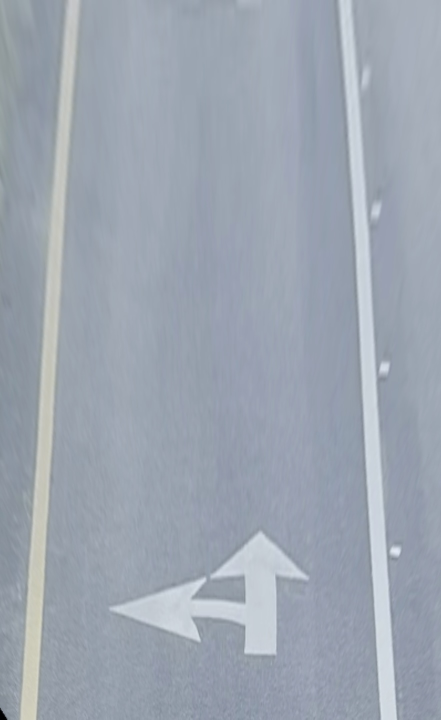
#> input picture nah.jpg, 882 x 1439 px, given in place of IMG_2555.MOV, which was not available (shown at 1/2 size)
$ python main.py
#> lines starting #> are read from the running program, lines starting #| are printed output that depends on the picture; after the words box and inside, x2 and y2 are one past the last pixel; in counts of white or black regions, pixels touching at a corner belong together; pictures that were not available may be replaced by others from this repository, and a replacement may not be noted
### videoStream.py
import cv2 as cv
import numpy as np
from perspectiveTransform import *
from laneDetection import *

def videoStreamProcess(port,p1,p2,p3,p4,cvThresh):
    # open video


    capture = cv.VideoCapture(port)

    while True:
        # capture frame
        ret, frame = capture.read()

        # establish trapezoid mask

        # if frame isn't read correctly, kill process
        if not ret:
            print("Can't receive frame (stream end?). Exiting ...")
            break

        pts1 = np.float32([p1, p2, p3, p4])
        pts2 = np.float32([[0, 650], [0, 0], [400, 0], [400, 650]])

        # Apply Perspective Transform Algorithm
        matrix = cv2.getPerspectiveTransform(pts1, pts2)
        cFrame = cv2.warpPerspective(frame, matrix, (400, 650))

        cv.imshow('transfromers', cFrame)

        try:
            nallo, gallo, mallo = genesis(cFrame,cvThresh)
        except:
            pass

        procFrame = cv.cvtColor(cFrame, cv.COLOR_BGR2GRAY)

        pts = np.array([p1, p2, p3, p4],
                       np.int32)

        pts = pts.reshape((-1, 1, 2))

        isClosed = True

        # Blue color in BGR
        color = (255, 0, 0)

        # Line thickness of 2 px
        thickness = 2

        # Using cv2.polylines() method
        # Draw a Blue polygon with
        # thickness of 1 px
        image = cv2.polylines(frame, [pts],
                              isClosed, color, thickness)

        try:
            cv.imshow('lineDetect', nallo)
            cv.imshow('jahdfgl',gallo)
            cv.imshow('sakljfd',mallo)
        except:
            pass
        h, w = procFrame.shape

        cv.imshow('main', frame)
        cv.imshow('frame', cFrame)
        if cv.waitKey(1) == ord('q'):
            break

    capture.release()
    cv.destroyAllWindows()

### laneDetection.py
import cv2 as cv
import numpy as np
from skeletonize import *
from alg1 import *
from cleanLines import *
import time

def genesis(frame,cvThresh):
    copyFrame = frame.copy()
    turnOrNot = False
    while True:
        grayFrame = cv.cvtColor(frame, cv.COLOR_BGR2GRAY)

        gausFrame = cv.GaussianBlur(grayFrame, (3, 3), 5)

        nayFrame = cv.Canny(gausFrame,15,cvThresh,2)

        lineys = cv.HoughLinesP(nayFrame, 1, np.pi / 180, 35,maxLineGap=300)
        xv = []
        yv = []
        xv2 = []
        yv2 = []
        lines = []

        if lineys is None:
            print("TURNING")
            cv.putText(frame, 'TURNING', (0, h // 2), cv.FONT_HERSHEY_PLAIN, 6, (0, 0, 0), 5)
            return frame, nayFrame, grayFrame
        else:
            for line in lineys:
                x1, y1, x2, y2 = line[0]
                slope = findSlope(x1,y1,x2,y2)
                if -10 < slope and 10 > slope:
                    pass
                else:
                    cv.line(grayFrame, (x1, y1), (x2, y2), (0, 0, 0), 3)
                    meanX = (x1+x2)/2
                    h,w,c = frame.shape
                    if -70<meanX-200<70:
                        print("TURNING")
                        cv.putText(copyFrame, 'TURNING', (0,h//2), cv.FONT_HERSHEY_PLAIN, 6, (0,0,0), 5)
                        return copyFrame, nayFrame, grayFrame


                    cv.line(grayFrame, (int(w/2)-50, int(h/2)),(int(w/2)+50,int(h/2)),(0,255,0),3)


                xv.append(x1)
                xv2.append(x2)
                yv.append(y1)
                yv2.append(y2)
                lines.append([[x1,y1],[x2,y2]])

        h, w, c = frame.shape

        leftLines, rightLines = leftRight(lines, w / 2)

        leftExtendedLines = []
        leftTopPoints = []
        leftBottomPoints = []


        for line in leftLines:
            x1 = line[0][0]
            y1 = line[0][1]
            x2 = line[1][0]
            y2 = line[1][1]

            try:
                slope, inter = findLine(x1, y1, x2, y2)

                if slope != 0:
                    p1 = (int((0-inter)/slope), 0)
                    p2 = (int((h - inter)/slope), h)

                    #cv.line(frame, p1,p2,(0,255,0),3)

                    leftExtendedLines.append([p1, p2])
                    leftTopPoints.append(p1)
                    leftBottomPoints.append(p2)


            except:
                print('slope error occured')
                pass

        rightExtendedLines = []
        rightTopPoints = []
        rightBottomPoints = []

        for line in rightLines:
            x1 = line[0][0]
            y1 = line[0][1]
            x2 = line[1][0]
            y2 = line[1][1]

            try:
                slope, inter = findLine(x1, y1, x2, y2)


                if (-20 >= int(slope) or int(slope) >= 1) and slope !=0:

                    p1 = (int((0-inter)/slope), 0)
                    p2 = (int((h - inter)/slope), h)

                    #cv.line(frame, p1,p2,(0,0,255),3)

                    rightExtendedLines.append([p1, p2])
                    rightTopPoints.append(p1)
                    rightBottomPoints.append(p2)

            except:
                print('slope error occured')
                pass

        topLeftTotal = 0
        count = 0
        #print(leftTopPoints)
        for i in leftTopPoints:
            topLeftTotal += i[0]
            count += 1
        try:
            topLeftTotal /= count

        except:
            print("TURNING")
            break

        topLeftAv = (int(topLeftTotal), 0)

        bottomLeftTotal = 0
        count = 0
        for i in leftBottomPoints:
            bottomLeftTotal += i[0]
            count += 1
        try:
            bottomLeftTotal /= count

        except:
            print("TURNING")
            pass

        bottomLeftAv = (int(bottomLeftTotal), h)

        topRightTotal = 0
        count = 0
        for i in rightTopPoints:
            topRightTotal += i[0]
            count += 1

        try:
            topRightTotal /= count

        except:
            print("TURNING")
            pass

        topRightAv = (int(topRightTotal), 0)

        bottomRightTotal = 0
        count = 0
        for i in rightBottomPoints:
            bottomRightTotal += i[0]
            count += 1

        try:
            bottomRightTotal /= count

        except:
            print("TURNING")
            pass

        bottomRightAv = (int(bottomRightTotal), h)


        bottomCenterAv = (int((bottomRightTotal + bottomLeftTotal)/2), h)
        topCenterAv = (int((topRightTotal + topLeftTotal)/2), 0)

        cv.line(frame, topCenterAv, bottomCenterAv, (0,0,255),5)
        cv.line(frame, topLeftAv, bottomLeftAv, (0, 255, 0), 5)
        cv.line(frame, topRightAv, bottomRightAv, (255, 0, 0), 5)

        return frame, nayFrame, grayFrame

### alg1.py
import numpy as np

#Find a line if you're given two points
def findLine(x1,y1,x2,y2):
    #Find the slope of the joining line
    if (x2-x1) != 0 :
        slope = (y2-y1)/(x2-x1)

    #Find intercept (y=mx+b)
        inter = y1-(slope*x1)

    #return a dict with [slope, b]
        return slope,inter
    else:
        if (y2-y1) > 0:
            slope = 9999999999999999

        else:
            slope = -9999999999999999

        # Find intercept (y=mx+b)
        inter = y1 - (slope * x1)

        # return a dict with [slope, b]
        return slope, inter


def findSlope(x1,y1,x2,y2):
    #Find the slope of the joining line
    try:
        slope = (y2-y1)/(x2-x1)
    except:
        return None

    return slope


#Find a middle line between two true parallel lines
# [34 lines left out: functions findParallelCenter, findCenterLines, findCenterPoint, not called in this run]

### cleanLines.py
import numpy as np
import cv2 as cv
import matplotlib.pyplot as plt
from alg1 import *

def leftRight(lines,center):
    leftLines = []
    rightLines = []

    for line in lines:
        p1 = line[0]
        p2 = line[1]

        x1 = p1[0]
        x2 = p2[0]

        xAv = (x1+x2)/2

        if xAv < center:
            leftLines.append(line)

        else:
            rightLines.append(line)

    return leftLines, rightLines

# [47 lines left out: functions interpolate, polynomialInterpolation, not called in this run]

### main.py
from videoStream import *
# bottom left
p1 = [0, 1130]
    # top left
p2 = [370, 930]
    # top right
p3 = [720, 930]
    # bottom right
p4 = [1080, 1130]

videoStreamProcess('IMG_2555.MOV',p1,p2,p3,p4,120)
#> in videoStreamProcess, frame is the input picture: shape (1439, 882, 3); mean B, G, R 177, 165.2, 156.7
#> after the loop in genesis, `while True:`:
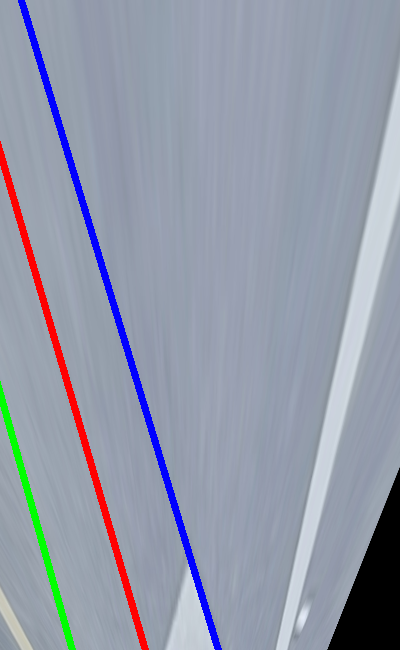
#> frame: shape (650, 400, 3); mean B, G, R 169.4, 153.1, 146.8
#> (key q is pressed here)
# bottom left
p1 = [20, 1200]
    # top left
p2 = [390, 1030]
    # top right
p3 = [590, 1030]
    # bottom right
p4 = [890, 1200]
videoStreamProcess('IMG_2545.MOV',p1,p2,p3,p4,98)
#> call 2 of genesis, with cvThresh = 98
#> the loop in genesis (call 2), `while True:` made 1 pass
#> pass 1, in genesis (call 2), `nayFrame = cv.Canny(gausFrame,15,cvThresh,2)`:
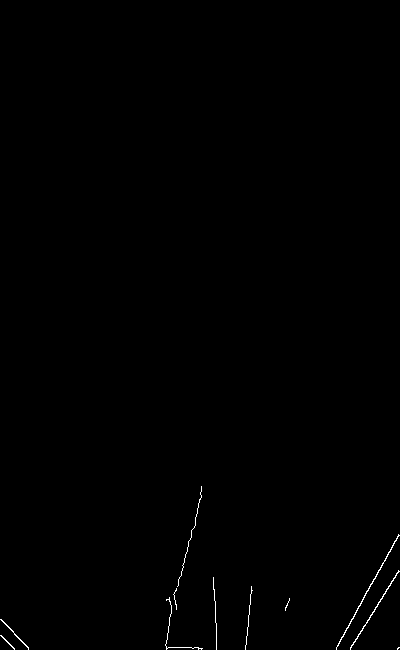
#> nayFrame: shape (650, 400); 0.3% white in thin lines or dots, all inside (x1, y1, x2, y2) = (0, 486, 400, 650)
#> after the loop in genesis (call 2), `while True:`:
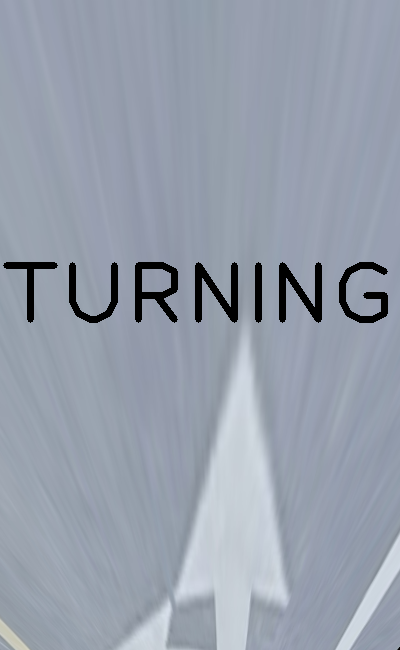
#> copyFrame: shape (650, 400, 3); mean B, G, R 172.3, 158.7, 150.5
#> after the loop in genesis (call 2), `while True:`:
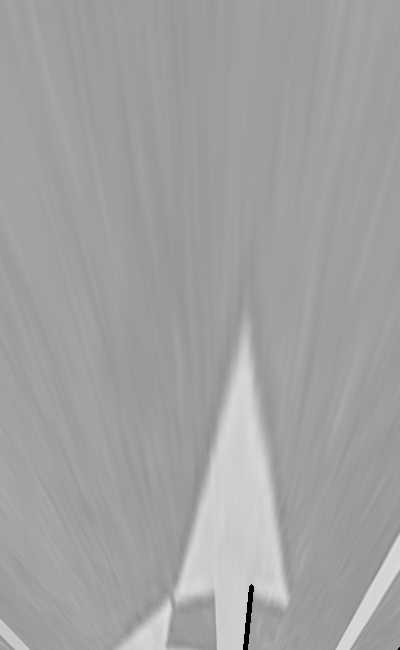
#> grayFrame: shape (650, 400); min 0, max 221, mean 161.6
#> (key Esc is pressed here)

# bottom left
p1 = [00, 1300]
    # top left
p2 = [300, 1135]
    # top right
p3 = [720, 1135]
    # bottom right
p4 = [940, 1300]
videoStreamProcess('IMG_2548.MOV',p1,p2,p3,p4,125)
#> the loop in genesis (call 3), `while True:` made 1 pass
#> pass 1, in genesis (call 6), `nayFrame = cv.Canny(gausFrame,15,cvThresh,2)`:
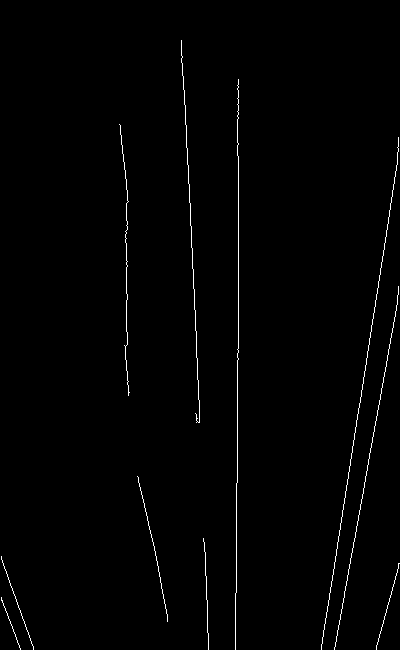
#> nayFrame: shape (650, 400); 1% white in thin lines or dots
#> after the loop in genesis (call 3), `while True:`:
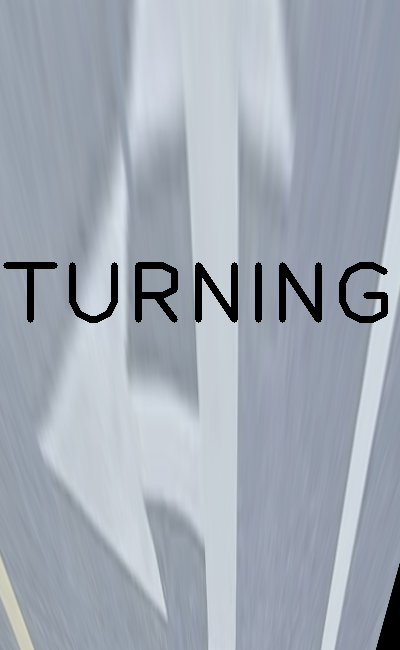
#> copyFrame: shape (650, 400, 3); mean B, G, R 179.7, 168.5, 160.4
#> after the loop in genesis (call 3), `while True:`:
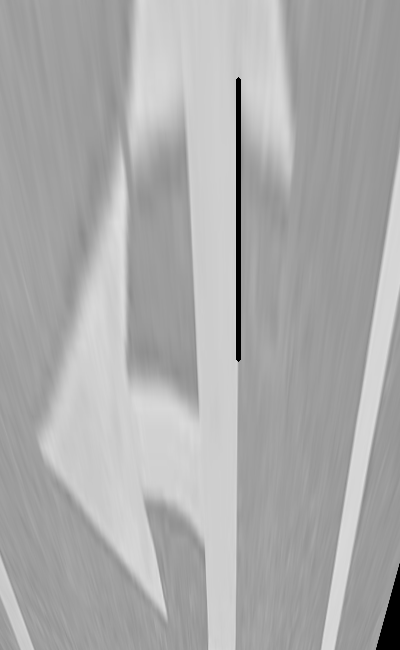
#> grayFrame: shape (650, 400); min 0, max 222, mean 170.8
